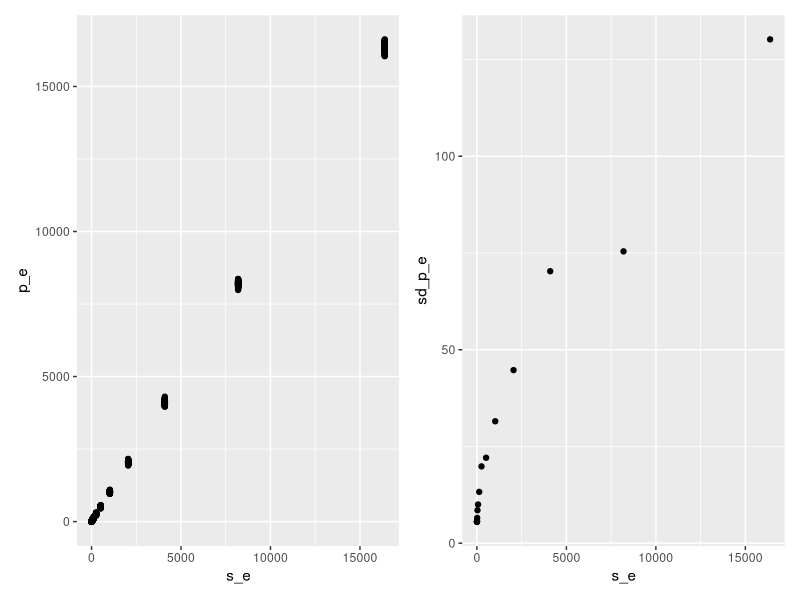

This chart was generated by the following R code:
## ---- chunk 1
library(tidyverse)
library(patchwork)
library(ggpubr)
## ---- chunk 2
n_sample <- 100
adu_per_e <- 2
sigma_rn_e <- 5
s_e_levels <- 1 * 2^(0:14)
dat <- tibble()

for(s_e in s_e_levels) {
  sigma_e <- sqrt(sigma_rn_e^2 + s_e)
  p_e <- s_e + rnorm(n_sample, 0.0, sigma_e)
  s <- adu_per_e * s_e
  p <- adu_per_e * p_e
  dat <- bind_rows(dat, tibble(adu_per_e, sigma_rn_e, s_e, p_e, s, p))
}

sdat <- group_by(dat, adu_per_e, sigma_rn_e, s_e, s) %>%
  summarise(mean_p_e = mean(p_e), sd_p_e = sd(p_e),
            mean_p = mean(p), sd_p = sd(p))

g1 <- ggplot(dat) + geom_jitter(aes(s_e, p_e))
g2 <- ggplot(sdat) + geom_point(aes(s_e, sd_p_e))

g1 + g2 + theme(legend.position = "none")

